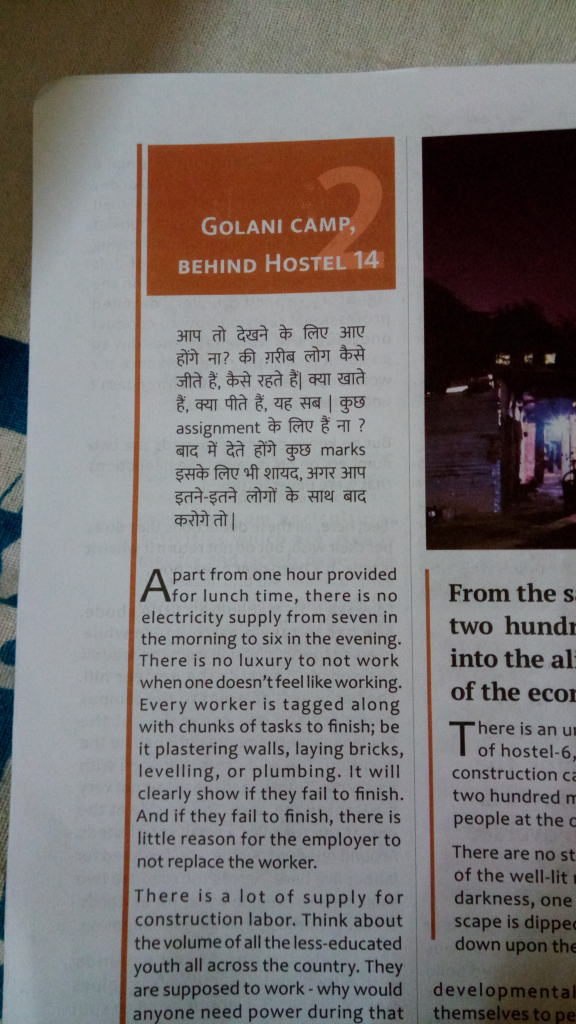
#> input picture testcases/1.jpg, 2304 x 4096 px (shown at 1/4 size)
$ python test_stitching.py testcases
#> lines starting #> are read from the running program, lines starting #| are printed output that depends on the picture
### docscanner/feature_matching.py
import cv2

__all__ = ['get_orb_features','match_features']

def get_orb_features(img, num_features):
    orb = cv2.ORB_create()
    orb.setMaxFeatures(num_features)
    orb.setEdgeThreshold(1)

    kp, des = orb.detectAndCompute(img, None)
    return (kp, des)

# [9 lines left out: function match_features, not called in this run]

### docscanner/stitching.py
from __future__ import print_function
import numpy as np
from feature_matching import match_features, get_orb_features
from estimation import homography_ransac
from blending import multiband_blend
from numpy import linalg as lin
import cv2
from matplotlib import pyplot as plt
__all__ = ['get_connectivity_mat','merge_simple','merge_incremental']

# [106 lines left out: functions get_connectivity_mat, merge_simple, not called in this run]

def merge_incremental(imgs, features, imgs_to_merge, scale, k_blend, merge_scale):

    MATCH_RATIO = 0.75
    MIN_MATCHES = 100

    img = imgs.pop(0)
    features.pop(0)
    idx = range(1,len(imgs)+1)

    # Guessing the shape for merged image
    Lx,Ly = int(img.shape[1]*merge_scale[0]),int(img.shape[0]*merge_scale[1])
    merged_img = np.zeros((Ly,Lx),dtype='uint8')

    # Add first img to merged_img
    merged_img[0:img.shape[0],0:img.shape[1]] = img

    H_to_0 = [np.identity(3) for i in xrange(len(imgs)+1)]

    while len(imgs) > 0:
        kpm,desm = get_orb_features(merged_img, 10000)

        # plt.imshow(merged_img,cmap='gray'),plt.show()
        for i in xrange(len(imgs)): # Loop through remaining images
            img = imgs[i]
            kpi, desi = features[i]

            matches = match_features(desm,desi, MATCH_RATIO)
            print("Matches with img %d: %d" % (idx[i],len(matches)))

            img3 = np.zeros(2)
            img3 = cv2.drawMatchesKnn(merged_img,kpm,imgs[i],kpi,matches,img3,flags=2)
            plt.imsave("output/match%d.png"%idx[i],img3,cmap='gray')

            if len(matches) > MIN_MATCHES:
                print("Merging img %d" % idx[i])
                # img3 = np.zeros(2)
                # img3 = cv2.drawMatchesKnn(merged_img,kpm,img,kpi,matches,img3,flags=2)
                # plt.imshow(img3),plt.show()

                Xm = np.ones((3,len(matches)))
                Xi = np.ones((3,len(matches)))
                for k,m in enumerate(matches):
                    Xm[0:2,k] = np.matrix(kpm[m[0].queryIdx].pt)
                    Xi[0:2,k] = np.matrix(kpi[m[0].trainIdx].pt)

                Hmi,_ = homography_ransac(Xi,Xm, 1000, 6)
                img_warped = cv2.warpPerspective(img, Hmi, (Lx,Ly))

                plt.imsave("output/warped_small%i.png"%idx[i],img_warped,cmap='gray')

                update_region = np.logical_and(img_warped>0,merged_img==0)
                merged_img[update_region] = img_warped[update_region]
                # merged_img = merged_img + img_warped

                H_to_0[idx[i]] = Hmi

                imgs.pop(i)
                features.pop(i)
                idx.pop(i)
                break

    Ly,Lx = imgs_to_merge[0].shape
    Ly,Lx = int(Ly*merge_scale[1]),int(Lx*merge_scale[0])
    merged_img = np.zeros((Ly,Lx))
    warped_imgs = []

    sc_down = np.identity(3)
    sc_down[0,0] = scale
    sc_down[1,1] = scale

    sc_up = lin.inv(sc_down)

    n = 0

    for H,img in zip(H_to_0,imgs_to_merge):
        n+=1
        img_warped = cv2.warpPerspective(img, np.dot(np.dot(sc_up,H),sc_down), (Lx,Ly))
        common_region = np.logical_and(merged_img > 0, img_warped > 0)

        if len(np.where(common_region)[0]) > 0:
            avg_warped = np.sum(img_warped[common_region])
            avg_merged = np.sum(merged_img[common_region])

            print(avg_warped, avg_merged)

            g_warped = avg_merged/avg_warped
            img_warped = np.multiply(img_warped,g_warped)

        plt.imsave("output/warped_full%d.png"%n,img_warped,cmap='gray'),plt.show()
        img_warped[common_region]=0
        warped_imgs.append(img_warped)
        merged_img = np.add(merged_img,img_warped)


    return multiband_blend(warped_imgs, k_blend)

### docscanner/estimation.py
from __future__ import print_function
import numpy as np
from numpy import linalg as lin
from math import sqrt

__all__ = ['choose_points','normalise_xi','normalised_DLT','homography_ransac']

combs_4c3 = [[0,1,2],[0,1,3],[0,2,3],[1,2,3]]

# [7 lines of commented-out code are left out]

def measure_collinearity(p):
    d = min([abs(lin.det(p[:,k])) for k in combs_4c3])
    return d

def choose_points(points,N,thres):
    n = 0
    uniq_idx = []
    s = points.shape[1]

    while n < N:
        choice_idx = tuple(np.sort(np.random.choice(s,size=4,replace=False)))
        new_choice = points[:,choice_idx]
        d = measure_collinearity(new_choice)
        if d > thres and choice_idx not in uniq_idx:
            uniq_idx.append(choice_idx)
            n += 1

    return uniq_idx

def normalise_xi(Xi):
    '''
    Args:
        Xi (np.matrix):
    '''
    T = np.zeros((3,3))
    T[2,2] = 1

    n = Xi.shape[1]

    x_mean = np.sum(Xi[0])/n
    y_mean = np.sum(Xi[1])/n

    d_sum = np.sum(np.sqrt(np.add(
                np.square(np.subtract(Xi[0],x_mean)),
                np.square(np.subtract(Xi[1],y_mean))
            )))

    s = sqrt(2)*n/d_sum

    T[0,2] = -s*x_mean
    T[1,2] = -s*y_mean
    T[0,0] = s
    T[1,1] = s

    Xi_norm = np.dot(T,Xi)
    return Xi_norm, T

def normalised_DLT(p1, p2):
    n = p1.shape[1]

    p1_norm,T1 = normalise_xi(p1)
    p2_norm,T2 = normalise_xi(p2)

    A = np.zeros((2*n,9))

    for i in xrange(n):
        Ai = np.zeros((2,9))
        XiT = np.transpose(p1_norm[:,i])
        Ai[0,3:6] = -XiT
        Ai[1,0:3] = XiT
        Ai[0,6:9] = p2_norm[1,i]*XiT
        Ai[1,6:9] = -p2_norm[0,i]*XiT

        A[2*i:2*i+2,:] = Ai

    eigVal, eigVec = lin.eig(np.dot(np.transpose(A),A))
    min_idx = eigVal.argsort()[0]

    h_norm = eigVec[:,min_idx]
    h_norm.shape = (3,3)

    H = np.dot(lin.inv(T2),np.dot(h_norm,T1))
    H = np.divide(H,H[2,2])

    return H

def homography_ransac(Xi1, Xi2, N, dist_thres):
    '''
    Args:
        Xi1:            Feature points in image 1
        Xi2:            Feature points in image 2
        N:              Number of iterations
        dist_thres:     Threshold distance for inliers

    returns:
        (H, inliers):
            H:       Homography matrix such that H*Xi1 = Xi2
            inliers: Index of all inliers used to create H
    '''
    inlier_thres = int(Xi1.shape[1]*0.22 + 5.9)

    max_inliers = -1
    min_std = 10000

    best_H_inliers = None
    H_found = False

    for idx in choose_points(Xi1,N,0.1):
        try:
            p1 = Xi1[:,idx]
            p2 = Xi2[:,idx]
            Hp = normalised_DLT(p1,p2)

            Xi2_T = np.dot(Hp,Xi1)
            Xi2_T = Xi2_T / Xi2_T[2][None,:]
            Xi1_T = np.dot(lin.inv(Hp),Xi2)
            Xi1_T = Xi1_T / Xi1_T[2][None,:]

            di = np.add(
                    np.sqrt(np.sum(np.square(np.subtract(Xi1_T,Xi1)),axis=0)),
                    np.sqrt(np.sum(np.square(np.subtract(Xi2_T,Xi2)),axis=0))
                 )

            di_std = np.std(di)
            inlier_idx = np.where(di < dist_thres)[0]

            if inlier_idx.shape[0] >= inlier_thres and \
               (inlier_idx.shape[0] > max_inliers or \
               (inlier_idx.shape[0] == max_inliers and di_std < min_std)):
                best_H_inliers = inlier_idx
                max_inliers = inlier_idx.shape[0]
                min_std = di_std
                H_found = True
        except lin.linalg.LinAlgError:
            print("Got singular matrix")

    if not H_found:
        print("No good matches found!")
        return None

    print("No. of inliers: %d" % len(best_H_inliers))
    H_final = normalised_DLT(Xi1[:,best_H_inliers],Xi2[:,best_H_inliers])
    return H_final, best_H_inliers

### test_stitching.py
from docscanner.stitching import merge_incremental
from docscanner.feature_matching import get_orb_features

import sys, os
import cv2
import numpy as np
from matplotlib import pyplot as plt

img_folder = sys.argv[1]
img_files = sorted([os.path.join(img_folder,f) \
                    for f in os.listdir(img_folder) \
                    if os.path.isfile(os.path.join(img_folder,f))])
# img_files = img_files[0:2]
print(img_files)

SCALE = 0.2

imgs = [cv2.resize(cv2.imread(f,0), (0,0), fx=0.75, fy=0.75) for f in img_files]
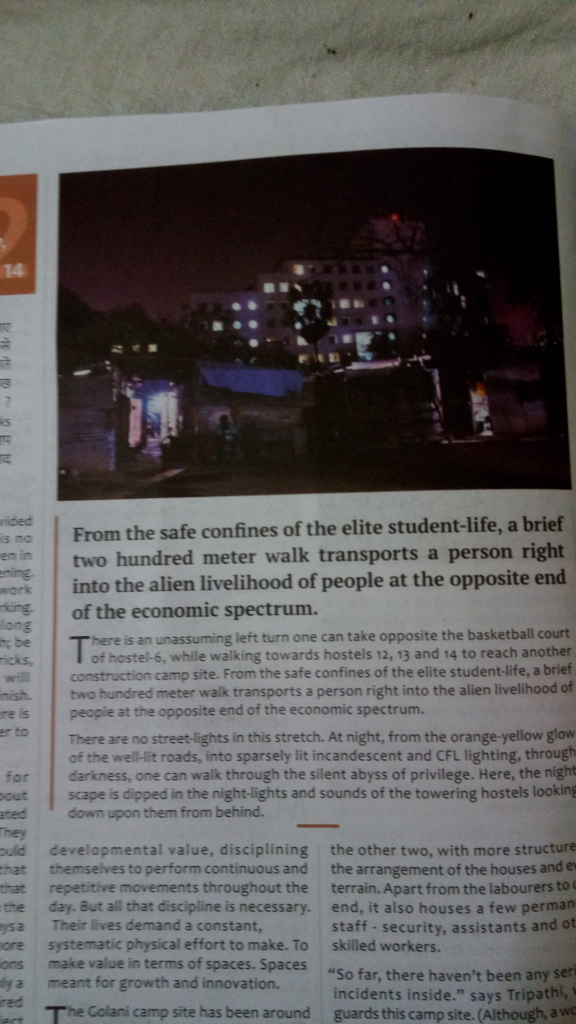
#> input picture testcases/2.jpg, 2304 x 4096 px (shown at 1/4 size)
#> imgs = 2 items
imgs_bw = []
for img in imgs:
    avg = np.sum(img)/(img.shape[0]*img.shape[1])
    #_,img_bw = cv2.threshold(cv2.resize(img, (0,0), fx=SCALE, fy=SCALE),
     #                        avg, 255, cv2.THRESH_BINARY)

    # _,img_bw = cv2.threshold(cv2.resize(img, (0,0), fx=SCALE, fy=SCALE),
    #                        avg, 255, cv2.THRESH_OTSU)

    img_bw = cv2.resize(img, (0,0), fx=SCALE, fy=SCALE)

    imgs_bw.append(img_bw)
#> this loop made 2 passes
#> avg on passes 1 to 2: 117.3, 94.96
#> pass 1, `img_bw = cv2.resize(img, (0,0), fx=SCALE, fy=SCALE)`:
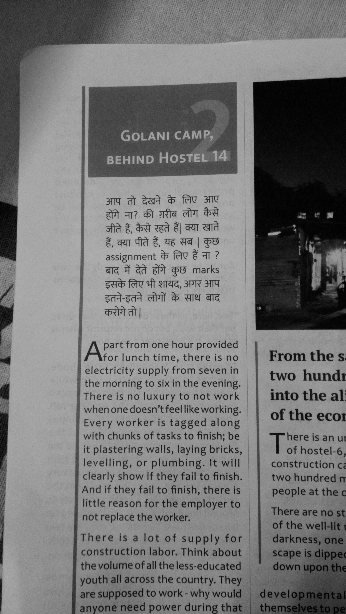
#> img_bw: shape (614, 346); min 0, max 183, mean 117.2
#> pass 2, `img_bw = cv2.resize(img, (0,0), fx=SCALE, fy=SCALE)`:
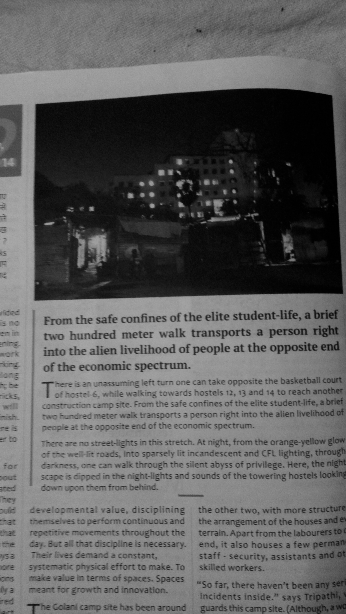
#> img_bw: shape (614, 346); min 0, max 170, mean 95
#> after the loop, imgs_bw = 2 items
features = [get_orb_features(img, 20000) for img in imgs_bw]
#> in get_orb_features, `kp, des = orb.detectAndCompute(img, None)`: kp = 9290 keypoints; strongest (x, y, size): (288, 357, 31), (299, 356, 31), (308, 417, 31), (291, 376, 31)
#> in get_orb_features (call 2), `kp, des = orb.detectAndCompute(img, None)`: kp = 8571 keypoints; strongest (x, y, size): (91, 209, 31), (178, 195, 31), (196, 349, 31), (152, 207, 31)
#> features = 2 items

# matches_list = get_connectivity_mat(imgs_bw, features)
img_merged2 = merge_incremental(imgs_bw, features, imgs, SCALE, 3, (3,1.5))
#> in merge_incremental, `merged_img[0:img.shape[0],0:img.shape[1]] = img`:
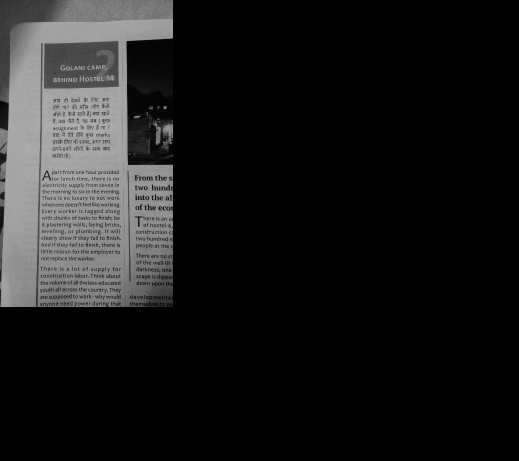
#> merged_img: shape (921, 1038) (shown at 1/2 size); min 0, max 183, mean 26
#> in merge_incremental, `H_to_0 = [np.identity(3) for i in xrange(len(imgs)+1)]`: H_to_0 = [[[1, 0, 0], [0, 1, 0], [0, 0, 1]], [[1, 0, 0], [0, 1, 0], [0, 0, 1]]]
#> the loop in merge_incremental, `while len(imgs) > 0:` made 1 pass
#| Matches with img 1: 248
#| Merging img 1
#| No. of inliers: 142
#> pass 1, in merge_incremental, `plt.imsave("output/match%d.png"%idx[i],img3,cmap='gray')`:
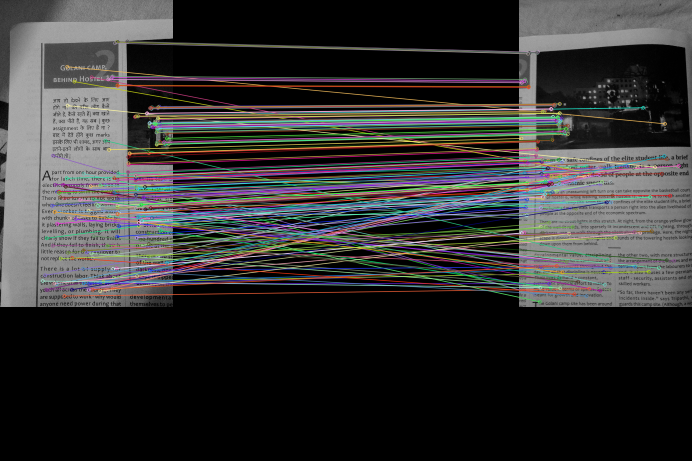
#> saved as match1.png: shape (921, 1384, 3) (shown at 1/2 size); mean R, G, B 51.5, 50.6, 50.5
#> pass 1, in merge_incremental, `plt.imsave("output/warped_small%i.png"%idx[i],img_warped,cmap='gray')`:
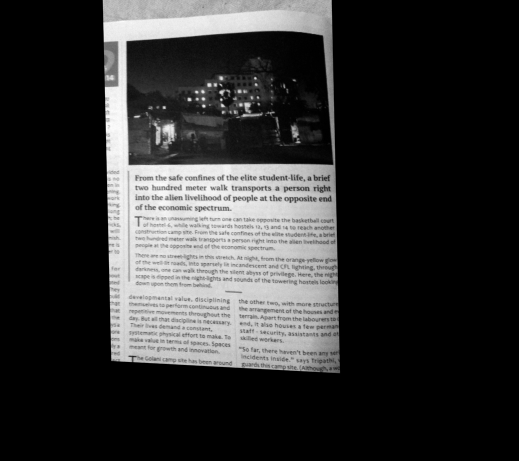
#> saved as warped_small1.png: shape (921, 1038, 3) (shown at 1/2 size); min 0, max 255, mean 49.6
#> after the loop in merge_incremental, `while len(imgs) > 0:`:
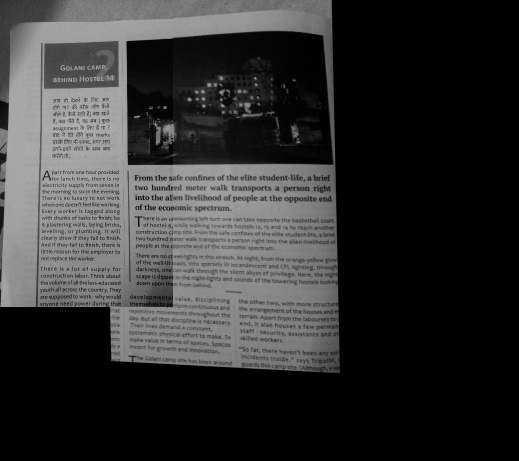
#> merged_img: shape (921, 1038) (shown at 1/2 size); min 0, max 183, mean 49.6
#> (the run stopped early here; a loop or call above may not have finished)
